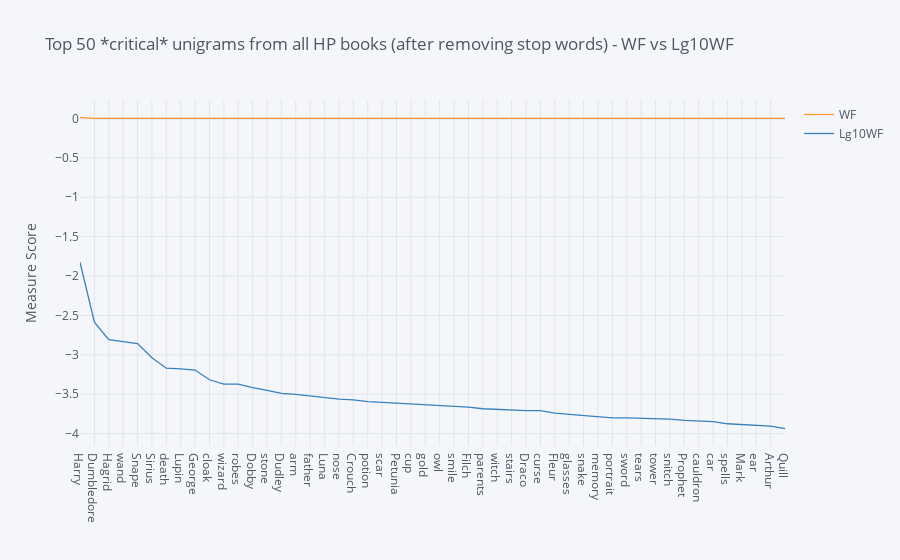

Here is the notebook cell this chart was saved with:
### Code cell
critical_unigrams_wf = []
for i in range(len(critical_unigrams)):
    word, count = critical_unigrams[i][0], critical_unigrams[i][1]
    wf = count/total_word_count
    lg10wf = math.log10(wf)
    critical_unigrams_wf.append(tuple([word, wf, lg10wf]))

cu_wf_df = pd.DataFrame(critical_unigrams_wf, columns = ['Unigram' , 'WF', 'Lg10WF']).set_index('Unigram')
cu_wf_df.iplot(asFigure=True, kind='scatter',yTitle='Measure Score'
                            ,title='Top 50 *critical* unigrams from all HP books (after removing stop words) - WF vs Lg10WF')

### Figure 1 — Plotly figure (JSON) as saved in the notebook; plotly's stock layout.template omitted (floating-point values rounded to 4 significant figures)
{"data": [{"line": {"color": "rgba(255, 153, 51, 1.0)", "dash": "solid", "shape": "linear", "width": 1.3}, "mode": "lines", "name": "WF", "text": "", "type": "scatter", "x": ["Harry", "Dumbledore", "Hagrid", "wand", "Snape", "Sirius", "death", "Lupin", "George", "cloak", "wizard", "robes", "Dobby", "stone", "Dudley", "arm", "father", "Luna", "nose", "Crouch", "potion", "scar", "Petunia", "cup", "gold", "owl", "smile", "Filch", "parents", "witch", "stairs", "Draco", "curse", "Fleur", "glasses", "snake", "memory", "portrait", "sword", "tears", "tower", "snitch", "Prophet", "cauldron", "car", "spells", "Mark", "ear", "Arthur", "Quill"], "y": [0.01498, 0.002596, 0.001553, 0.00147, 0.001391, 0.0009154, 0.0006767, 0.0006624, 0.000641, 0.0004818, 0.0004255, 0.0004246, 0.0003826, 0.0003531, 0.0003245, 0.0003147, 0.0002986, 0.0002843, 0.0002744, 0.0002682, 0.0002548, 0.0002485, 0.0002423, 0.0002369, 0.0002333, 0.0002244, 0.000219, 0.0002172, 0.0002065, 0.000202, 0.0001976, 0.0001958, 0.0001958, 0.0001815, 0.0001752, 0.0001698, 0.0001645, 0.0001582, 0.0001582, 0.0001573, 0.0001547, 0.0001529, 0.0001475, 0.0001457, 0.0001421, 0.0001332, 0.0001305, 0.0001269, 0.0001243, 0.0001153]}, {"line": {"color": "rgba(55, 128, 191, 1.0)", "dash": "solid", "shape": "linear", "width": 1.3}, "mode": "lines", "name": "Lg10WF", "text": "", "type": "scatter", "x": ["Harry", "Dumbledore", "Hagrid", "wand", "Snape", "Sirius", "death", "Lupin", "George", "cloak", "wizard", "robes", "Dobby", "stone", "Dudley", "arm", "father", "Luna", "nose", "Crouch", "potion", "scar", "Petunia", "cup", "gold", "owl", "smile", "Filch", "parents", "witch", "stairs", "Draco", "curse", "Fleur", "glasses", "snake", "memory", "portrait", "sword", "tears", "tower", "snitch", "Prophet", "cauldron", "car", "spells", "Mark", "ear", "Arthur", "Quill"], "y": [-1.824, -2.586, -2.809, -2.833, -2.857, -3.038, -3.17, -3.179, -3.193, -3.317, -3.371, -3.372, -3.417, -3.452, -3.489, -3.502, -3.525, -3.546, -3.562, -3.572, -3.594, -3.605, -3.616, -3.625, -3.632, -3.649, -3.66, -3.663, -3.685, -3.695, -3.704, -3.708, -3.708, -3.741, -3.756, -3.77, -3.784, -3.801, -3.801, -3.803, -3.811, -3.816, -3.831, -3.837, -3.847, -3.876, -3.884, -3.896, -3.906, -3.938]}], "layout": {"legend": {"bgcolor": "#F5F6F9", "font": {"color": "#4D5663"}}, "paper_bgcolor": "#F5F6F9", "plot_bgcolor": "#F5F6F9", "title": {"font": {"color": "#4D5663"}, "text": "Top 50 *critical* unigrams from all HP books (after removing stop words) - WF vs Lg10WF"}, "xaxis": {"gridcolor": "#E1E5ED", "showgrid": true, "tickfont": {"color": "#4D5663"}, "title": {"font": {"color": "#4D5663"}, "text": ""}, "zerolinecolor": "#E1E5ED"}, "yaxis": {"gridcolor": "#E1E5ED", "showgrid": true, "tickfont": {"color": "#4D5663"}, "title": {"font": {"color": "#4D5663"}, "text": "Measure Score"}, "zerolinecolor": "#E1E5ED"}}}
